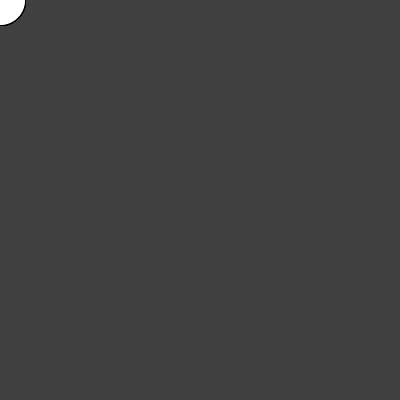
Frame 1 (no input)
Frame 60 (the mouse pressed at the canvas centre just before this capture): identical to frame 1, image omitted
Frame 120 (the mouse held since frame 60 and released just before this capture): identical to frame 1, image omitted

The Processing sketch that drew this single still picture (run headless with seeded random() and noise(); from frame 60 on, the mouse is pressed at the canvas centre):

// Processing sketch: processing_23668
// ── processing_23668.pde

// snake following the mouse
// draws the last 50 positions of the mouse, which are stored
// inside two arrays as the mouse is moved
// an index variable keeps track of the current position in the arrays
// and wraps around to the begining when the arrays are full
// this is also called a "circular buffer" 

int[] trail_x;
int[] trail_y;
int index = 0;

void setup() {
  size(400, 400);
  smooth();
  colorMode(HSB);
  trail_x = new int[50];
  trail_y = new int[50];
}

void draw() {
  background(64);
  stroke(0, 128);
  for (int i=0; i < trail_x.length; i++) {
    
    // always end with the last mouse position to avoid the "jumping" 
    // effect
    int pos = (index+i) % trail_x.length;
    //int pos = i;
    
    // we can use the counter for color and size
    ellipse(trail_x[pos], trail_y[pos], 50, 50);  
  }
}

void mouseMoved() {
  trail_x[index] = mouseX;
  trail_y[index] = mouseY;
  index++;
  if (index >= trail_x.length) index = 0;
}
